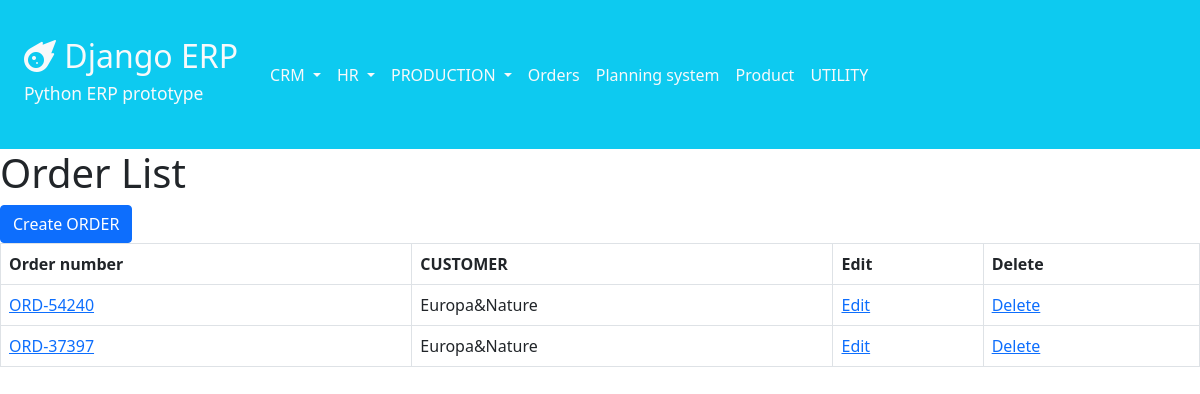
Page /order/orders/ on the committed database.
### order/models.py (models this page shows)
class Order(models.Model):
    order_number = models.CharField(max_length=15, unique=True)
    description = models.TextField(blank=True, null=True)
    customer = models.ForeignKey(Customer, on_delete=models.CASCADE, blank=True, null=True)

### crm/models.py (models this page shows)
class Customer(models.Model):
    customer_name = models.CharField(max_length=100, blank=True, null=True)
    address = models.CharField(max_length=100, blank=True, null=True)
    country = models.CharField(max_length=32, choices=COUNTRY_CHOICES, blank=True, null=True)
    contact_person = models.CharField(max_length=255, blank=True, null=True)
    phone_number = models.CharField(max_length=20, blank=True, null=True)
    email = models.EmailField(blank=True, null=True)
    class Meta:
        ordering = ['customer_name']
    def __str__(self):
        return f'{self.customer_name}'

### order/views.py (the view)
# urls.py: path('orders/', views.order_list, name='order_list'),
def order_list(request):
    orders = Order.objects.all()
    return render(request, 'order/order_list.html', {'orders': orders})

### order/templates/order/order_list.html
{% extends 'navbar.html' %}
{% block content %}
    <h1>Order List</h1>
    <a href="{% url 'order:create_order' %}" class="btn btn-primary">Create ORDER</a>
    <table class="table table-bordered">
        <thead>
        <tr>
            <th>Order number</th>
            <th>CUSTOMER</th>
            <th>Edit</th>
            <th>Delete</th>
        </tr>
        </thead>
        <tbody>
        {% for order in orders %}
            <tr>
                <td><a href="{% url 'order:order_detail' order.pk %}">{{ order.order_number }}</a></td>
                <td>{{ order.customer }}</td>
                <td><a href="{% url 'order:update_order' order.pk %}">Edit</a></td>
                <td><a href="{% url 'order:delete_order' order.pk %}">Delete</a></td>
            </tr>
        {% endfor %}
        </tbody>
    </table>
{% endblock %}

### rows in the picture
Order: order_number "ORD-54240", customer "Europa&Nature"
Order: order_number "ORD-37397", customer "Europa&Nature"
